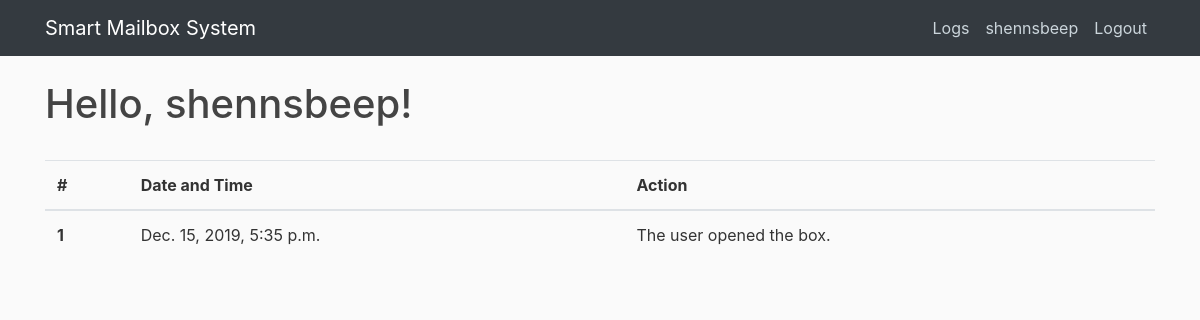
Page /logs/ (signed in) on the earlier database version.
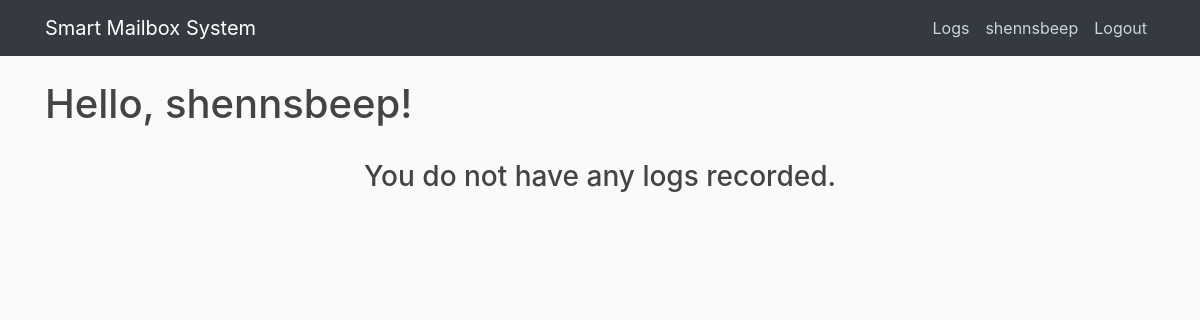
Same page on the later database version.
### logs/models.py (models this page shows)
class Log(models.Model):
    datetime = models.DateTimeField(default=timezone.now)
    uid = models.ForeignKey(Profile, to_field='uid', on_delete=models.CASCADE)
    action = models.TextField()

### logs/views.py (the view)
# urls.py: path('', include('logs.urls')),
def logs(request):
    user = Profile.objects.get(user=request.user)
    user_logs = Log.objects.filter(uid=user.uid).values()
    return render(request, 'logs/user_logs.html', {'logs' : user_logs })

### logs/templates/logs/user_logs.html
{% extends "logs/base.html" %}
{% block content %}
<h1>Hello, {{request.user.username}}!</h1>
{% if logs %}
<br>
<table class="table">
    <thead>
      <tr>
        <th scope="col">#</th>
        <th scope="col">Date and Time</th>
        <th scope="col">Action</th>
      </tr>
    </thead>
    <tbody>
      {% for log in logs %}
      <tr>
        <th scope="row">{{ forloop.counter }}</th>
        <td>{{ log.datetime }}</td>
        <td>{{ log.action }}</td>
      </tr>
      {% endfor %}
    </tbody>
  </table>
{% else %}
<center>
  <br>
  <h3>You do not have any logs recorded.</h3>
</center>
{% endif %}
{% endblock content %}

### logs/templates/logs/base.html (shortened to what this page needs)
{% load static %}
<!DOCTYPE html>
<html>
    <head>
        <link rel="stylesheet" type="text/css" href="{% static 'logs/bootstrap.min.css' %}">
        <link rel="stylesheet" type="text/css" href="{% static 'logs/main.css' %}">
    </head>
    <body>
        <header id="header" class="site-header">
            <nav class="navbar navbar-expand-md navbar-dark bg-dark fixed-top">
                <div class="container">
                <a class="navbar-brand mr-4" href="{% url 'home' %}">Smart Mailbox System</a>
                    <div class="collapse navbar-collapse" id="navbarToggle">
                        <div class="navbar-nav">
                        {% if user.is_authenticated %}
                            <a class="nav-item nav-link" href="{% url 'logs' %}">Logs</a>
                            <a class="nav-item nav-link" href="{% url 'profile' %}">{{request.user.username}}</a>
                            <a class="nav-item nav-link" href="{% url 'logout' %}">Logout</a>
                        {% else %}
                            <a class="nav-item nav-link" href="{% url 'login' %}">Login</a>
                            <a class="nav-item nav-link" href="{% url 'preregister' %}">Register</a>
                        {% endif %}
                        </div>
                    </div>
                </div>
            </nav>
        </header>
        <main role="main" class="container">
            <div class="row">
                <div class="col-md-12">
                {% block content %}{% endblock %}
                </div>
            </div>
        </main>
    </body>
</html>

### logs/static/logs/main.css (style rules this page uses)
body { background: #fafafa; color: #333333; margin-top: 5rem; }
h1, h2, h3, h4, h5, h6 { color: #444444; }
.site-header .navbar-nav .nav-link { color: #cbd5db; }

Differences in the rows shown:
removed Log: datetime "Dec. 15, 2019, 5:35 p.m.", action "The user opened the box."
Other differences:
text no longer shown: "# Date and Time Action"
text now shown: "You do not have any logs recorded."
